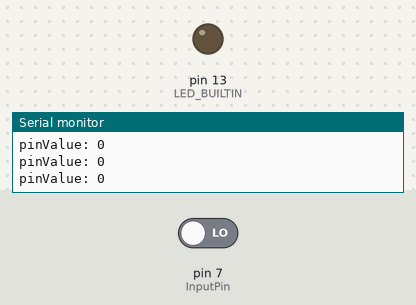
This sketch was run on a simulated Arduino Uno, built with avr-gcc and run on an emulated ATmega328P. Parts: output pins drawn as LEDs (lit = HIGH), the last lines printed to the serial monitor. The inputs (shaded band) are chosen by the test bench; at power-on: pin 7 (InputPin) LOW.

Above: at 1.2 s.
1.3 s: pin 7 (InputPin) driven HIGH
At 2.3 s:
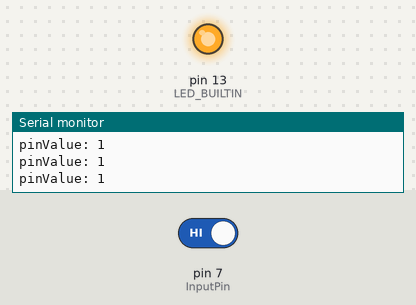
2.8 s: pin 7 (InputPin) driven LOW
At 3.4 s:
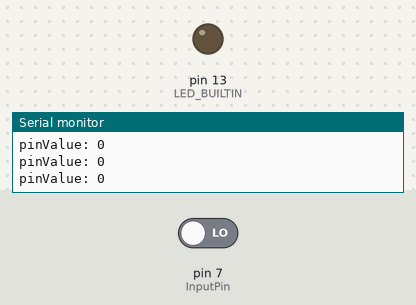
Timing chart, 0 to 5.8 s (numbered marks = the images above; inputs shaded):
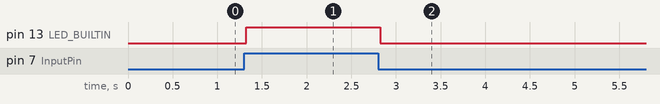

The sketch:

DigitalReadToOutput.ino
```cpp
#define InputPin 7

void setup() {
  // put your setup code here, to run once:
  Serial.begin(9600);
  pinMode(LED_BUILTIN, OUTPUT);
  pinMode(InputPin, INPUT);
}

void loop() {
  // put your main code here, to run repeatedly:
  int readValue = digitalRead(InputPin);
  Serial.print("pinValue: ");
  Serial.println(readValue);
  digitalWrite(LED_BUILTIN, readValue);
}
```

Measured:
- after the input at 1.3 s, pin 13 (LED_BUILTIN): LOW → HIGH at once
- after the input at 2.8 s, pin 13 (LED_BUILTIN): HIGH → LOW at once
